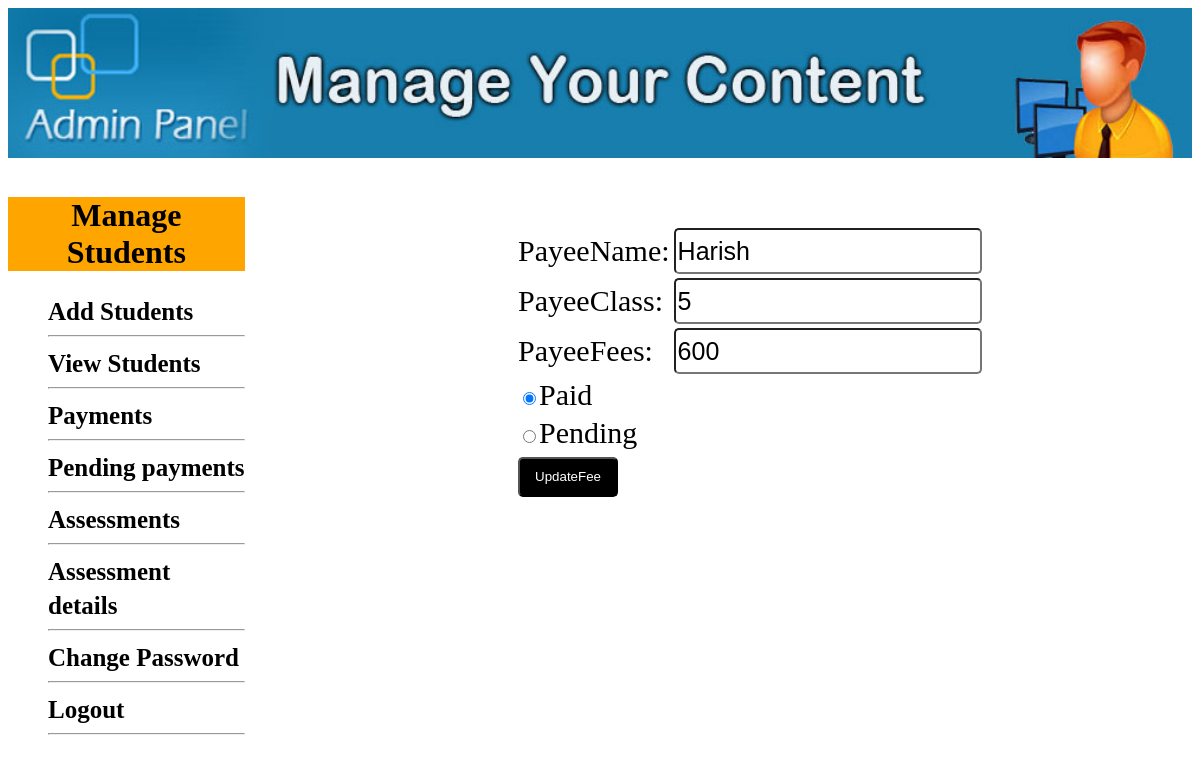
Screenshot of /managestud.php?update_fee=1 (signed in) with the database file from the repository.
### tables this page shows
CREATE TABLE `payments` (
  `id` int(15) NOT NULL,
  `pay_name` varchar(25) NOT NULL,
  `pay_class` varchar(25) NOT NULL,
  `pay_amt` varchar(25) NOT NULL,
  `pay_status` varchar(25) NOT NULL,
  `date` timestamp NOT NULL DEFAULT CURRENT_TIMESTAMP ON UPDATE CURRENT_TIMESTAMP
);

### update_fee.php (the view, shortened to what this page needs)
<?php
include("db.php");
if (isset($_GET['update_fee'])) {
	$get_id = $_GET['update_fee'];
	$get_stud = "select * from payments where id = '$get_id'";
	$run = mysqli_query($con, $get_stud);
	$row = mysqli_fetch_array($run);
}
?>
<!DOCTYPE html>
<html>
<head>
</head>
<body>
<div class="payment">
<form method="post" >
	<table>
		<tr>
			<td>
				PayeeName:
			</td>
			<td>
				<input type="text" name="payname" value="<?php echo $row['pay_name'];  ?>" class="txt">
			</td>
		</tr>
		<tr>
			<td>
				PayeeClass:
			</td>
			<td>
				<input type="text" name="payclass" value="<?php  echo $row['pay_class'];  ?>" class="txt">
			</td>
		</tr>
		<tr>
			<td>
				PayeeFees:
			</td>
			<td>
				<input type="number" name="payfee" value="<?php  echo $row['pay_amt'];  ?>" class="txt">
			</td>
		</tr>
		<tr>
			<td>
				<input type="radio" name="status"  value="Paid" <?php if ($row['pay_status']=='Paid') {
             echo "checked";
            }  ?>>Paid
			</td>
		</tr>
		<tr>
		<td>
			<input type="radio" name="status" value="Pending" <?php if ($row['pay_status']=='Pending') {
             echo "checked";
            }  ?>>Pending
		</td>
		</tr>
		<tr>
			<td>
				<input type="submit" name="submit" value="UpdateFee" class="btn">
			</td>
		</tr>
	</table>
</form>
</div>
</body>
</html>

### update_fee.php (style rules this page uses)
.payment { width: 500px; height: 400px; position: absolute; top: 200px; left: 500px; padding: 15px; font-size: 30px; margin:10px auto; }
.btn { background-color: black; color: white; border-radius: 5px; cursor: pointer; height: 40px; width: 100px; }
.txt { width: 300px; height: 40px; border-radius: 5px; font-size: 25px; }

### rows the page displays
payments: payname "Harish", payclass "5", payfee "600", pay_status "☑"
